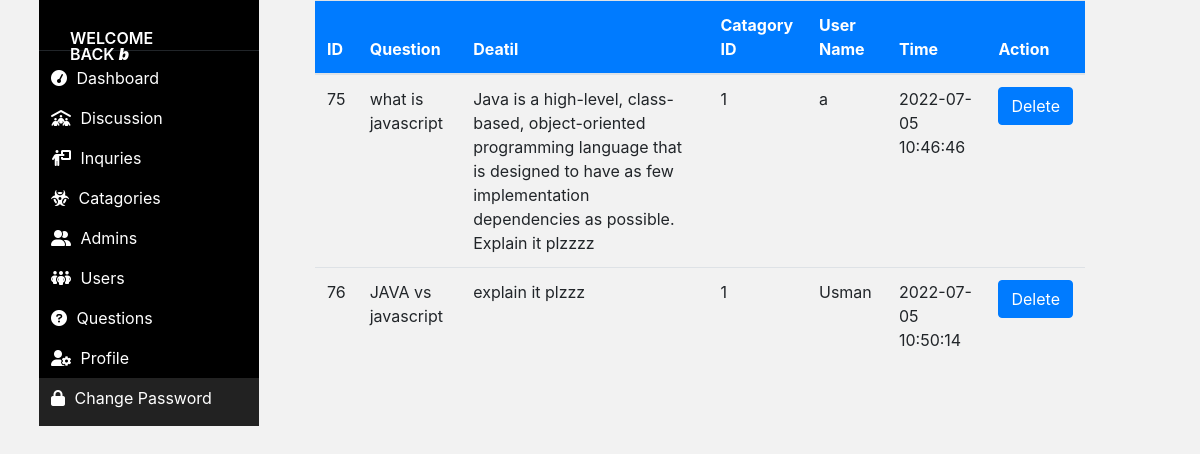
The app's page /admin/all_questions.php (signed in) with its own data.
### tables this page shows
CREATE TABLE `threads` (
  `thread_id` int(11) NOT NULL,
  `thread_tittle` text NOT NULL,
  `thread_details` text NOT NULL,
  `thread_cat_id` int(11) NOT NULL,
  `user_name` varchar(25) NOT NULL,
  `datetime` datetime NOT NULL DEFAULT current_timestamp()
);

### admin/all_questions.php (the view, shortened to what this page needs)
 <!doctype html>
 <html lang="en">
   <head>
     <link rel="stylesheet" href="https://stackpath.bootstrapcdn.com/bootstrap/4.3.1/css/bootstrap.min.css">
   </head>
   <body style="background-color: #f2f2f2";>
       <div class="col-12 " >
        <div class="row">
            <div class="col-2">
                <?php
include('includes/sidebar.php');
                ?>
            </div>
            <div class="col-8 offset-1 ">
                <?php
                $req = "SELECT * FROM `threads` ";
      $result = mysqli_query($conn , $req);
      echo'
      <table class="table">
            <thead>
                <tr class="bg-primary text-white">
                    <th>ID</th>
                    <th>Question</th>
                    <th>Deatil</th>
                    <th>Catagory ID</th>
                    <th>User Name</th>
                    <th>Time</th>
                    <th>Action</th>
                </tr>
            </thead>
            <tbody>
      ';
      while($row = mysqli_fetch_assoc($result)){
            $id = $row['thread_id'];
          $detail = $row['thread_details'];
          $name = $row['thread_tittle'];
          $catagoryid = $row['thread_cat_id'];
          $uname = $row['user_name'];
          $dt = $row['datetime'];
          $back= 'Q';
          echo'
                <tr>
                    <td scope="row">'.$id.'</td>
                    <td>'.$name.'</td>
                    <td>'.$detail.'</td>
                    <td>'.$catagoryid.'</td>
                    <td>'.$uname.'</td>
                    <td>'.$dt.'</td>
                    <td><a name="" id="" class="btn btn-primary" href="delete_thread.php?threadid='.$id.'&catid='.$catagoryid.'& back='.$back.'" role="button">Delete</a></td>
                </tr>'
                ;
      }
      echo'</tbody>
      </table>';
                ?>
            </div>
        </div>
       </div>
   </body>
 </html>

### records on screen
threads: thread_id "75", thread_tittle "what is javascript", thread_details "Java is a high-level, class-based, object-oriented programming language that is designed to have as few implementation dependencies as possible. Explain it plzzzz", thread_cat "1", user_name "a", datetime "2022-07-05 10:46:46"
threads: thread_id "76", thread_tittle "JAVA vs javascript", thread_details "explain it plzzz", thread_cat "1", user_name "Usman", datetime "2022-07-05 10:50:14"

### other values on screen
$user_name "b"
